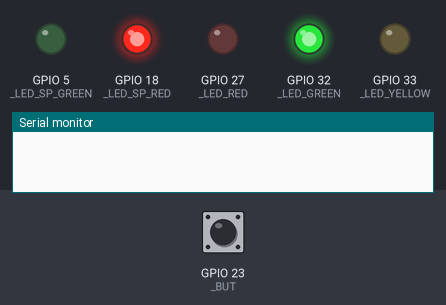
Simulated run of this sketch. Board: ESP32. Shown: output pins drawn as LEDs (lit = HIGH), the last lines printed to the serial monitor. The test bench sets the inputs (shaded band); at power-on: GPIO 23 (_BUT) HIGH.

Above: at 1.2 s.
1.3 s: GPIO 23 (_BUT) pulled LOW for 0.15 s
At 2.4 s:
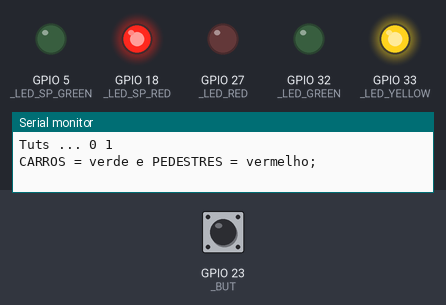
4.4 s: GPIO 23 (_BUT) pulled LOW for 3.2 s
At 9.9 s:
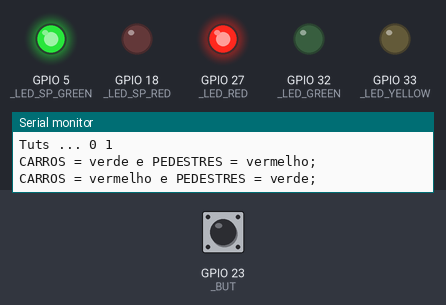
Timing chart, 0 to 15.1 s (numbered marks = the images above; inputs shaded):
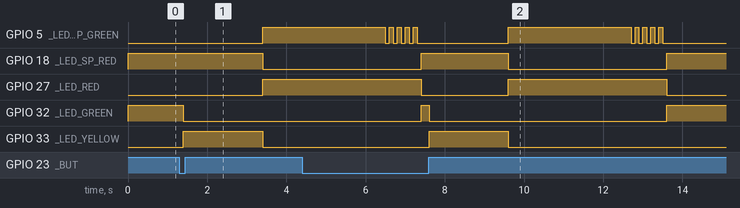

Measured:
- after the input at 1.3 s, GPIO 5 (_LED_SP_GREEN), GPIO 27 (_LED_RED): LOW → HIGH after 2.1 s; GPIO 18 (_LED_SP_RED): HIGH → LOW after 2.1 s; GPIO 32 (_LED_GREEN): HIGH → LOW after 0.10 s; GPIO 33 (_LED_YELLOW): LOW → HIGH after 0.10 s, → LOW 2.0 s later
- after the input at 4.4 s, GPIO 33 (_LED_YELLOW): LOW → HIGH after 3.2 s, → LOW 2.0 s later

The sketch:

semaforoDuplo.ino
```cpp
#define _LED_GREEN 32
#define _LED_YELLOW 33
#define _LED_RED 27
#define _LED_SP_RED 18
#define _LED_SP_GREEN 5
#define _BUT 23

const int STATE_0 = 0;
const int STATE_1 = 1;
const int STATE_2 = 2;
const int STATE_3 = 3;

int button_pressed;
bool last;
short int state;

void setup() {
  // put your setup code here, to run once:
  Serial.begin(9600);

  pinMode(_LED_GREEN, OUTPUT);
  pinMode(_LED_YELLOW, OUTPUT);
  pinMode(_LED_RED, OUTPUT);
  pinMode(_LED_SP_RED, OUTPUT);
  pinMode(_LED_SP_GREEN, OUTPUT);

  pinMode(_BUT, INPUT_PULLUP);
  last = digitalRead(_BUT);
  state = STATE_0;

  //semaforo de carros
  digitalWrite(_LED_GREEN, HIGH);
  digitalWrite(_LED_YELLOW, LOW);
  digitalWrite(_LED_RED, LOW);
  //semaforo de pedestres
  digitalWrite(_LED_SP_GREEN, LOW);
  digitalWrite(_LED_SP_RED, HIGH);
}

void loop() {
  // put your main code here, to run repeatedly:
  bool now;

  switch(state){

    case STATE_0:
      now = digitalRead(_BUT);
      if(now != last){
        Serial.print("Tuts ... ");
        Serial.print(now);
        Serial.print(" ");
        Serial.println(last);
        state = STATE_1;
        //last = now;
        delay(100);
      }else{

      }
      break;

    case STATE_1:
      do_state1();
      state = STATE_2;
      break;

    case STATE_2:
      do_state2();
      state = STATE_3;
      break;

    case STATE_3:
      do_state3();
      state = STATE_0;
      delay(100);
      break;

  }
}

void do_state1(){
  Serial.println("CARROS = verde e PEDESTRES = vermelho;");

  digitalWrite(_LED_GREEN, LOW);
  digitalWrite(_LED_YELLOW, HIGH);
  digitalWrite(_LED_RED, LOW);
  digitalWrite(_LED_SP_GREEN, LOW);
  digitalWrite(_LED_SP_RED, HIGH);
  delay(2000);
}

void do_state2(){
  Serial.println("CARROS = vermelho e PEDESTRES = verde;");

  digitalWrite(_LED_GREEN, LOW);
  digitalWrite(_LED_YELLOW, LOW);
  digitalWrite(_LED_RED, HIGH);
  digitalWrite(_LED_SP_GREEN, HIGH);
  digitalWrite(_LED_SP_RED, LOW);
  delay(3000);
}

void do_state3(){
  Serial.println("CARROS = amarelo. ");

  for(int i = 0;i<5;i++){
    digitalWrite(_LED_SP_GREEN, HIGH);
    delay(100);
    digitalWrite(_LED_SP_GREEN, LOW);
    delay(100);
  }

  //transita de volta pro 0
  digitalWrite(_LED_GREEN, HIGH);
  digitalWrite(_LED_YELLOW, LOW);
  digitalWrite(_LED_RED, LOW);
  digitalWrite(_LED_SP_GREEN, LOW);
  digitalWrite(_LED_SP_RED, HIGH);
}
```
